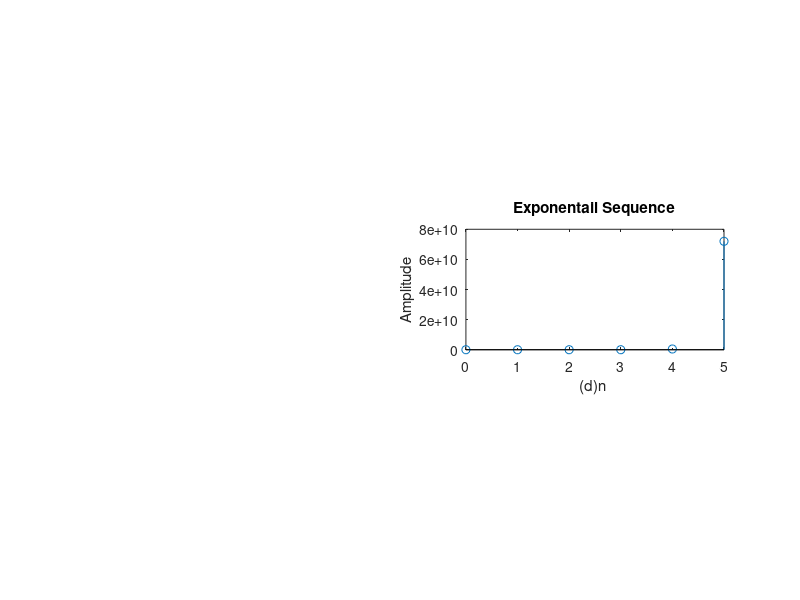

This figure's MATLAB source:
n=input('enter the length of exponential sequence ') ; 
t=0:n ; 
a=input('enter the value of a ') ; 
y=exp(a*t) ; 
subplot(3,2,4) ; 
stem(t,y) ; 
ylabel('Amplitude') ; 
xlabel('(d)n ') ; 
title('Exponentail Sequence') ;